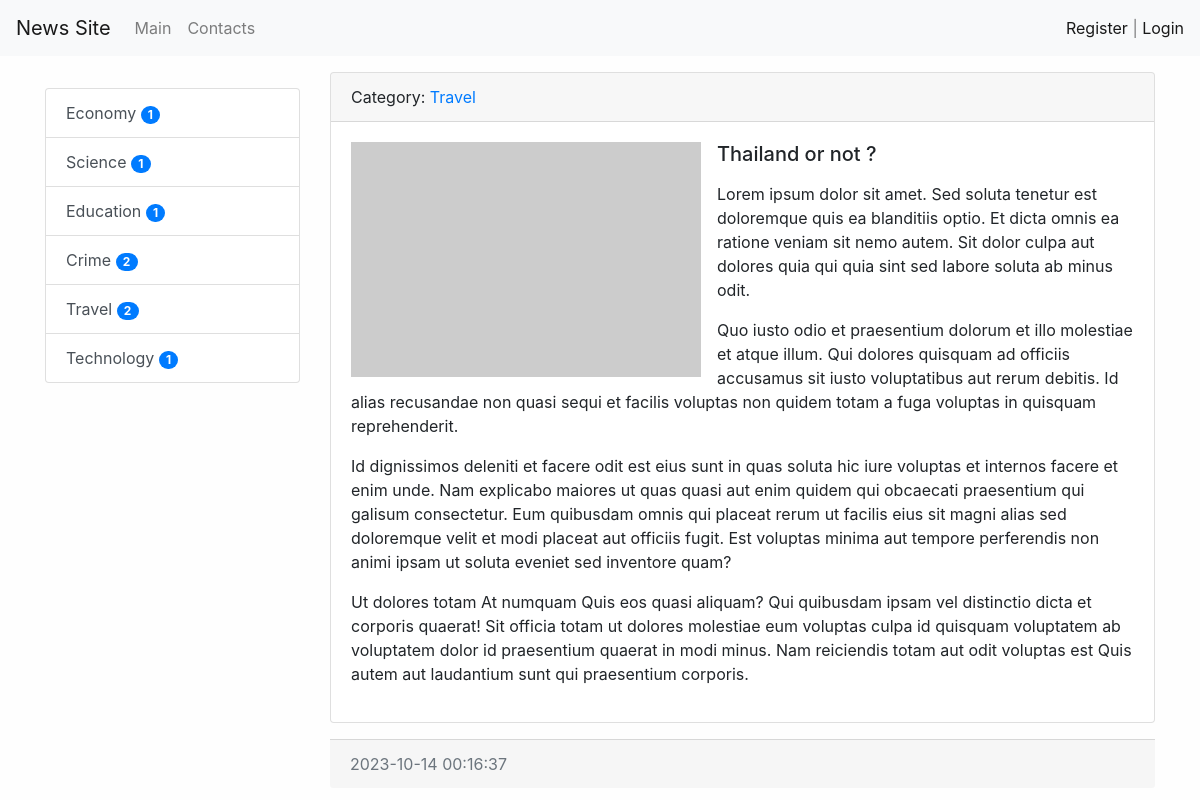
Page /news/41/ on the committed database.
### news/models.py (models this page shows, shortened)
class Category(models.Model):
    title = models.CharField(max_length=150, db_index=True, verbose_name='Category`s name')
    def get_absolute_url(self):
        return reverse(viewname='category', kwargs={'category_id': self.pk})
    def __str__(self):
        return self.title
    class Meta:
        verbose_name = 'Category'
        verbose_name_plural = 'Categories'
        ordering = ['title']

class News(models.Model):
    title = models.CharField(max_length=150, verbose_name='Name')
    content = models.TextField(blank=True, verbose_name='Content')
    created_at = models.DateTimeField(auto_now_add=True, verbose_name='Publication date')
    updated_at = models.DateTimeField(auto_now=True, verbose_name='Updated')
    photo = models.ImageField(upload_to='photos/%Y/%m/%d/', verbose_name='Photo', blank=True)
    is_published = models.BooleanField(default=True, verbose_name='Published')
    category = models.ForeignKey('Category', on_delete=models.PROTECT, verbose_name='Category')
    views = models.IntegerField(default=0)
    class Meta:
        verbose_name = 'New'
        verbose_name_plural = 'News'
        ordering = ['-created_at']

### news/views.py (the view)
# urls.py: path('news/<int:pk>/', ViewNews.as_view(), name='view_news'),
class ViewNews(DetailView):
    model = News
    context_object_name = 'news_item'

### news/templatetags/news_tags.py (called while the page is built)
@register.inclusion_tag('news/list_categories.html')
def show_categories(arg1='Hello ', arg2='World'):
    categories = Category.objects.annotate(cnt=Count('news')).filter(cnt__gt=0)
    return {
        'categories': categories,
        'arg1': arg1,
        'arg2': arg2
    }

### news/templates/news/news_detail.html (shortened to what this page needs)
{% extends "base.html" %}
{% block sidebar %}
  {% include 'inc/_sidebar.html' %}
{% endblock %}
{% block content %}
    <div class="card mb-3">
        <div class="card-header">
            Category: <a href="{{ news_item.category.get_absolute_url }}">{{ news_item.category }}</a>
        </div>
        <div class="card-body">
                {% if item.photo%}
                <img src="{{ news_item.photo.url }}" width="350" height="235" alt="" class="float-left mr-3" >
                {% else%}
                <img  src="https://picsum.photos/seed/picsum/350/235" class="float-left mr-3">
                {% endif %}
                    <h5 class="card-title">{{ news_item.title }}</h5>
                    <p class="card-text">{{ news_item.content|safe|linebreaks }}</p>
        </div>
        </div>
        <div class="card-footer text-muted ">
            {{ news_item.created_at|date:'Y-m-d H:i:s' }}
        </div>
    </div>
{% endblock %}

### news/templates/news/list_categories.html
<div class="list-group">
    {% for item in categories %}
    <a href="{{ item.get_absolute_url }}" class="list-group-item list-group-item-action">{{ item.title }} <span
            class="badge badge-primary badge-pill">{{item.cnt}}</span></a>
    {% endfor %}
</div>

### mysite/static/css/style.css (style rules this page uses)
body { background-color: #fefefe; }

### rows in the picture
Category: title "Economy", cnt "1"
Category: title "Science", cnt "1"
Category: title "Education", cnt "1"
Category: title "Crime", cnt "2"
Category: title "Travel", cnt "2"
Category: title "Technology", cnt "1"
News: category "Travel", title "Thailand or not ?", content "Lorem ipsum dolor sit amet. Sed soluta tenetur est doloremque quis ea blanditiis optio. Et dicta omnis ea ratione veniam sit nemo autem. Sit dolor culpa aut dolores quia qui quia sint sed labore soluta ab minus odit. Quo iusto odio et praesentium dolorum et illo molestiae et atque illum. Qui dolores quisquam ad officiis accusamus sit iusto voluptatibus aut rerum debitis. Id alias recusandae non quasi sequi et facilis voluptas non quidem totam a fuga voluptas in quisquam reprehenderit. Id dignissimos deleniti et facere odit est eius sunt in quas soluta hic iure voluptas et internos facere et enim unde. Nam explicabo maiores ut quas quasi aut enim quidem qui obcaecati praesentium qui galisum…", created_at "2023-10-14 00:16:37"
